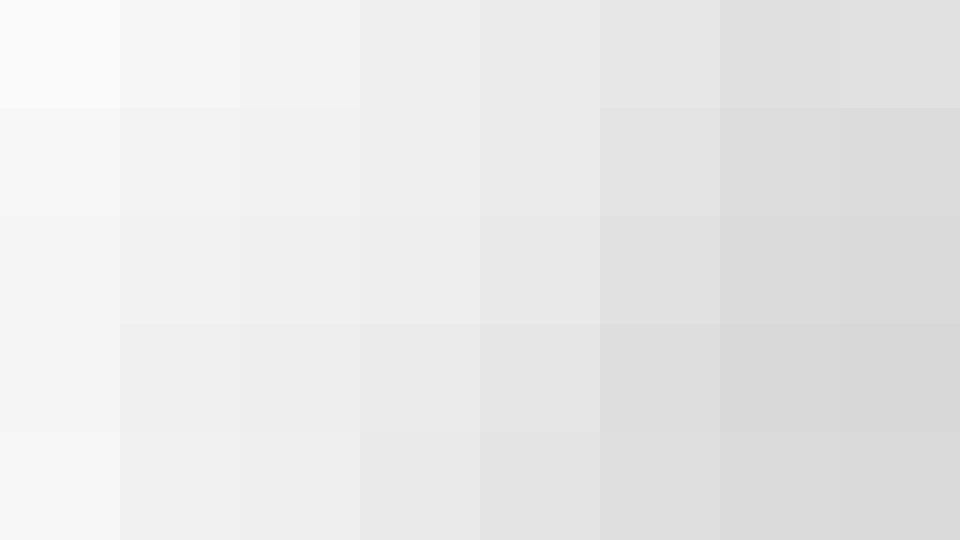
#> input picture mypackage/imUtils/mask_a2d_man.png, 1920 x 1080 px (shown at 1/2 size)
$ python imdecorator.py
#> lines starting #> are read from the running program, lines starting #| are printed output that depends on the picture
# coding: utf-8

import cv2 as cv
import numpy as np


def im_decorate(src, pendant, position: np.float32, scale=1, angle=0, transparency=1):
    """
        This method is to decorate source image using given image.
    :param src: image needed to decorate
    :param pendant: single element used to decorate src
    :param position: the place where the center of pendant should be placed
    :param scale: scale pendant
    :param angle: rotate angle, positive is clockwise-counter
    :param transparency: adjust transparency
    :return: a new image that is decorated by pendant
    """
    assert src.ndim == pendant.ndim, f'src.dim{src.ndim} != pendant.dim{pendant.ndim}'

    # get center of src
    row, col = src.shape[:2]
    center = np.divide((col, row), 2).astype(np.float32)  # center(x, y)

    print(f'Position:{position}', end='')

    # scale
    if 0 < scale != 1:
        print(f' | Scale:{scale}', end='')
        interpolation = cv.INTER_CUBIC if scale > 1 else cv.INTER_AREA
        pendant = cv.resize(pendant, None, fx=scale, fy=scale, interpolation=interpolation)

    # get center of pendant
    row_p, col_p = pendant.shape[:2]
    center_p = np.divide((col_p, row_p), 2).astype(np.float32)  # center(x, y)

    # rotate, first step is to move pendant to the center of src, in order to avoid
    # lost pixels on the edges while rotating
    if angle != 0:
        print(f' | Angle:{angle}', end='')
        tx, ty = center - center_p
        tran_mat = np.matrix([[1, 0, tx], [0, 1, ty]], dtype=np.float32)
        pendant = cv.warpAffine(pendant, tran_mat, (col, row), cv.BORDER_TRANSPARENT)

        rot_mat = cv.getRotationMatrix2D(center, angle, scale=1)
        pendant = cv.warpAffine(pendant, rot_mat, (col, row), cv.BORDER_TRANSPARENT)

    # translate
    tx, ty = position - center
    tran_mat = np.matrix([[1, 0, tx], [0, 1, ty]], dtype=np.float32)
    pendant = cv.warpAffine(pendant, tran_mat, (col, row), cv.BORDER_TRANSPARENT)

    # concat
    print(f' | Transparency:{transparency}')
    target = cv.addWeighted(src, 1, pendant, transparency, 0)
    return target


# src = cv.imread('captured_white.png')
src = np.zeros((1080, 1920, 3), np.uint8)
pend = cv.imread('mask_a2d_man.png')
#> pend is the input picture: shape (1080, 1920, 3); min 216, max 250, mean 233

x, y = np.mgrid[50:1080:150, 50:1920:150]
for position in zip(x, y):
    for p in zip(position[1], position[0]):
        p = np.float32(p)
        src = im_decorate(src, pend, p, 0.05, -45, 1)
#> this loop made 7 passes
#> pass 1, in im_decorate, `pendant = cv.resize(pendant, None, fx=scale, fy=scale, interpolation=i..`:
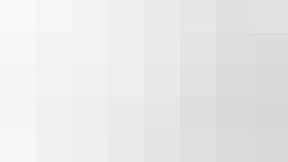
#> pendant: shape (54, 96, 3) (shown 3 times larger); min 216, max 250, mean 233
#> pass 1, in im_decorate, `pendant = cv.warpAffine(pendant, tran_mat, (col, row), cv.BORDER_TRANS..`:
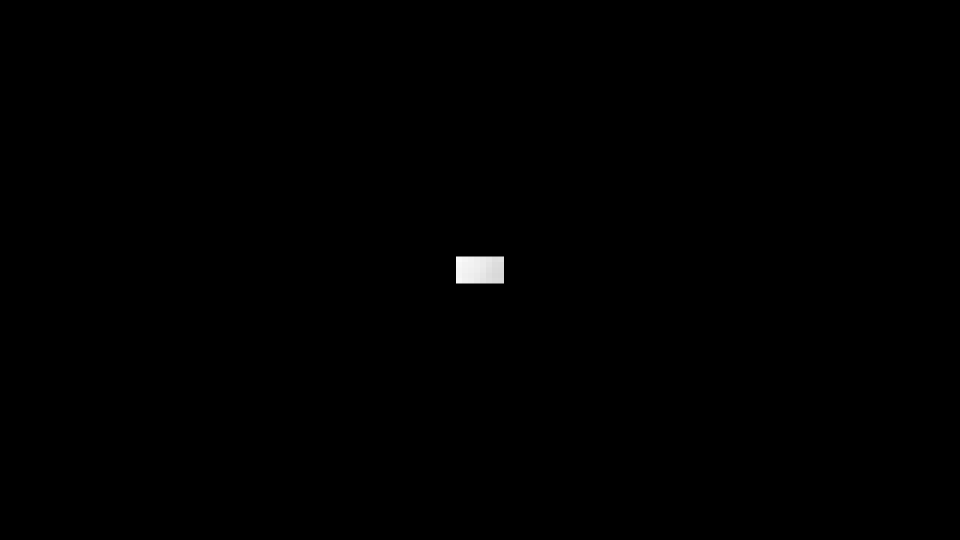
#> pendant: shape (1080, 1920, 3) (shown at 1/2 size); min 0, max 250, mean 0.6
#> after the loop:
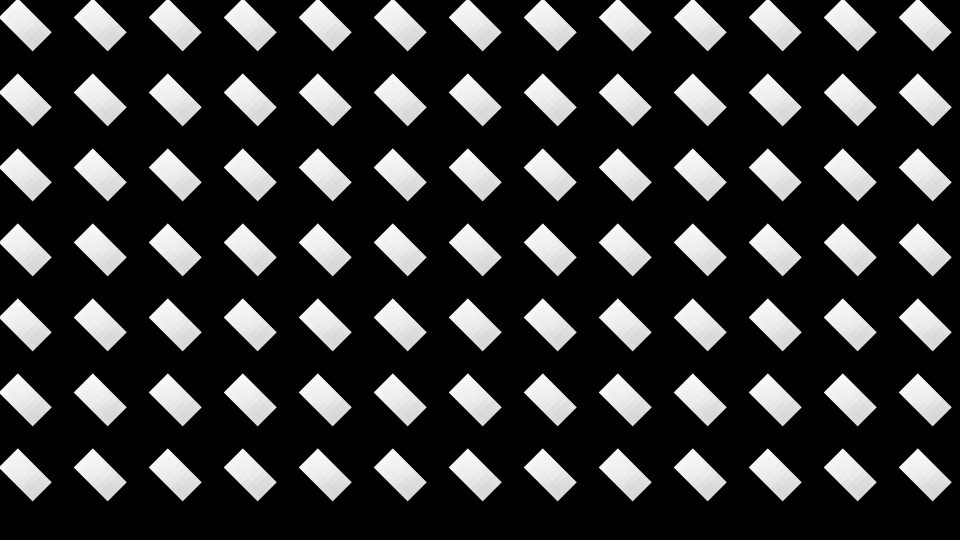
#> src: shape (1080, 1920, 3) (shown at 1/2 size); min 0, max 250, mean 53
# src = cv.bitwise_not(src)
cv.imshow('', src)
cv.waitKey()
